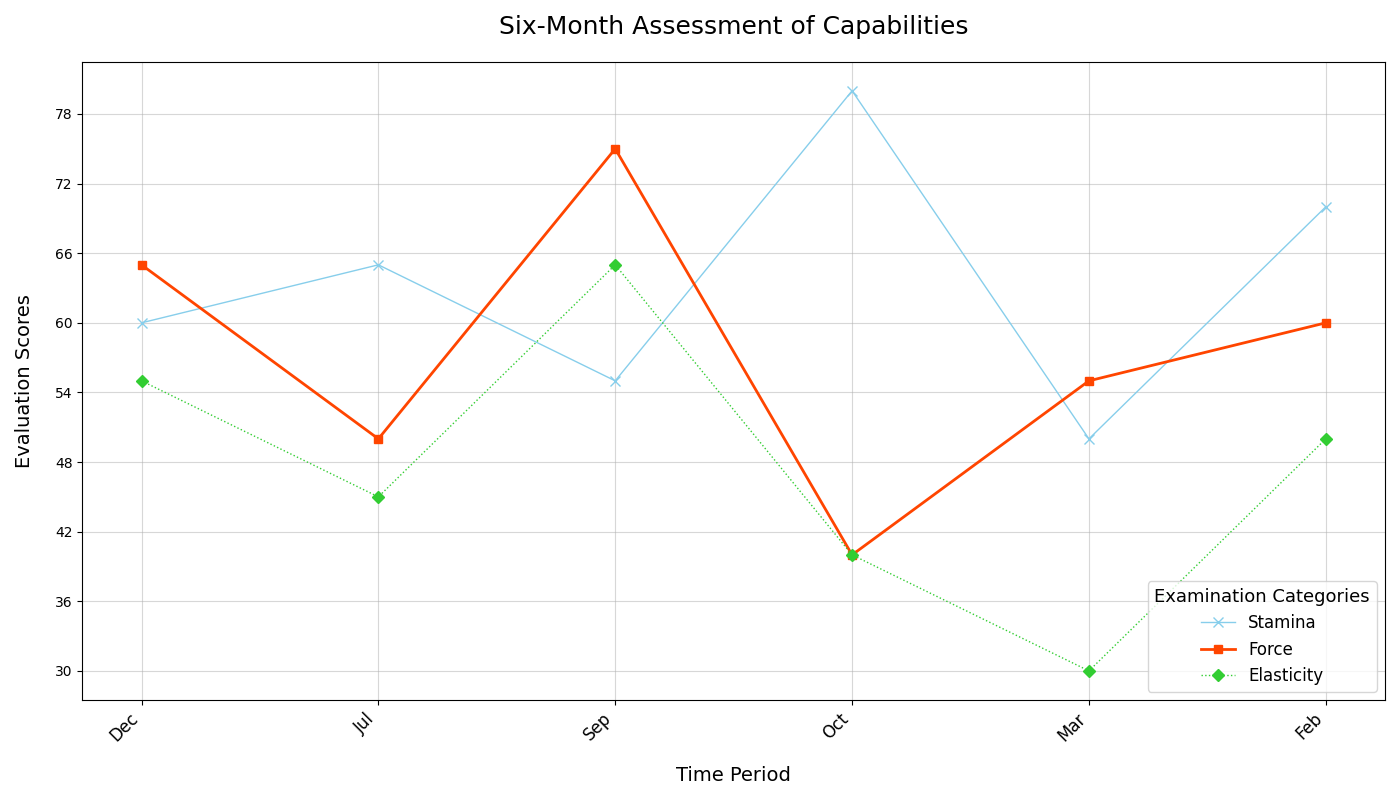

This figure's Python source:
import matplotlib.pyplot as plt
import numpy as np

months = np.array(['Dec', 'Jul', 'Sep', 'Oct', 'Mar', 'Feb'])
endurance_scores = [60, 65, 55, 80, 50, 70]
strength_scores = [65, 50, 75, 40, 55, 60]
flexibility_scores = [55, 45, 65, 40, 30, 50]

fig, ax1 = plt.subplots(figsize=(14, 8))

ax1.plot(months, endurance_scores, marker='x', markersize=7, linewidth=1, 
         linestyle='-', color='skyblue', label='Stamina')

ax1.plot(months, strength_scores, marker='s', markersize=6, linewidth=2, 
         linestyle='-', color='orangered', label='Force')

ax1.plot(months, flexibility_scores, marker='D', markersize=6, linewidth=1, 
         linestyle=':', color='limegreen', label='Elasticity')

ax1.set_title("Six-Month Assessment of Capabilities", fontsize=18, fontweight='normal', pad=20)
ax1.set_xlabel("Time Period", fontsize=14, labelpad=15)
ax1.set_ylabel("Evaluation Scores", fontsize=14, labelpad=15)

ax1.legend(title="Examination Categories", title_fontsize='13', fontsize='12', loc='lower right')
ax1.grid(True, linestyle='-', linewidth=0.8, alpha=0.5)

ax1.xaxis.set_ticks(np.arange(len(months)))
ax1.xaxis.set_ticklabels(months, rotation=45, ha='right', fontsize=12)
ax1.yaxis.set_major_locator(plt.MaxNLocator(integer=True))

plt.tight_layout()
plt.show()
